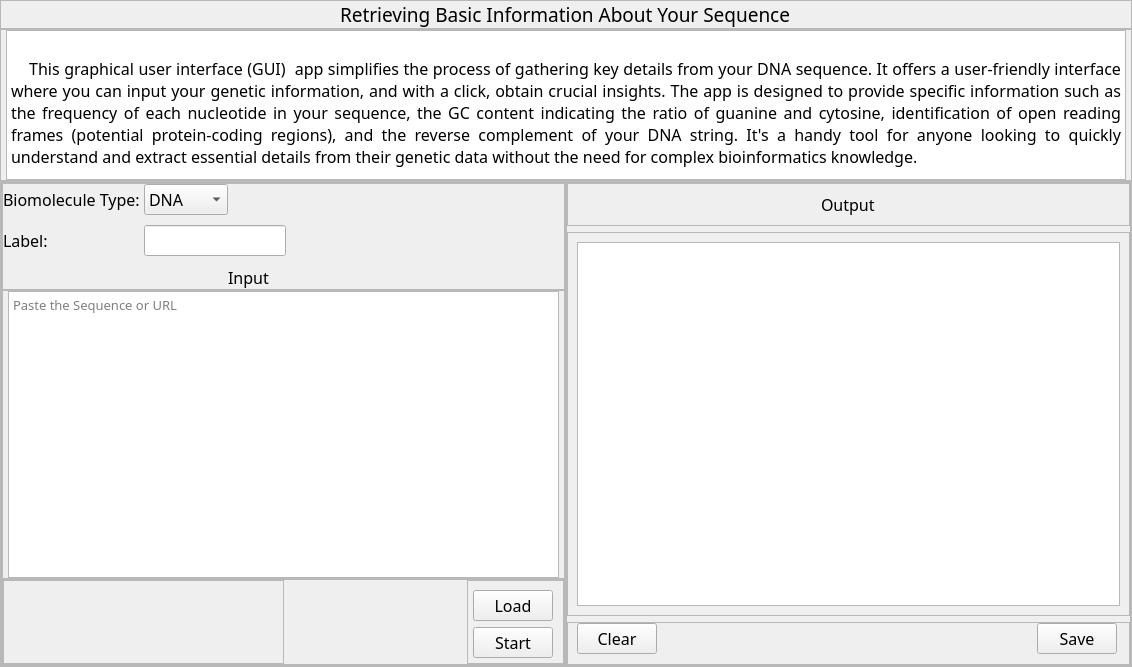
<?xml version="1.0" encoding="UTF-8"?>
<ui version="4.0">
 <class>Form</class>
 <widget class="QWidget" name="Form">
  <property name="geometry">
   <rect>
    <x>0</x>
    <y>0</y>
    <width>1132</width>
    <height>667</height>
   </rect>
  </property>
  <property name="font">
   <font>
    <family>Noto Sans</family>
    <pointsize>12</pointsize>
   </font>
  </property>
  <property name="windowTitle">
   <string>Form</string>
  </property>
  <property name="styleSheet">
   <string notr="true"/>
  </property>
  <layout class="QVBoxLayout" name="verticalLayout">
   <property name="spacing">
    <number>0</number>
   </property>
   <property name="leftMargin">
    <number>0</number>
   </property>
   <property name="topMargin">
    <number>0</number>
   </property>
   <property name="rightMargin">
    <number>0</number>
   </property>
   <property name="bottomMargin">
    <number>0</number>
   </property>
   <item>
    <widget class="QFrame" name="title">
     <property name="styleSheet">
      <string notr="true"/>
     </property>
     <property name="frameShape">
      <enum>QFrame::StyledPanel</enum>
     </property>
     <property name="frameShadow">
      <enum>QFrame::Raised</enum>
     </property>
     <layout class="QVBoxLayout" name="verticalLayout_2">
      <property name="spacing">
       <number>0</number>
      </property>
      <property name="leftMargin">
       <number>0</number>
      </property>
      <property name="topMargin">
       <number>0</number>
      </property>
      <property name="rightMargin">
       <number>0</number>
      </property>
      <property name="bottomMargin">
       <number>0</number>
      </property>
      <item alignment="Qt::AlignHCenter">
       <widget class="QLabel" name="label">
        <property name="font">
         <font>
          <family>Noto Sans</family>
          <pointsize>14</pointsize>
         </font>
        </property>
        <property name="text">
         <string>Retrieving Basic Information About Your Sequence</string>
        </property>
       </widget>
      </item>
     </layout>
    </widget>
   </item>
   <item>
    <widget class="QFrame" name="des">
     <property name="styleSheet">
      <string notr="true"/>
     </property>
     <property name="frameShape">
      <enum>QFrame::StyledPanel</enum>
     </property>
     <property name="frameShadow">
      <enum>QFrame::Raised</enum>
     </property>
     <layout class="QVBoxLayout" name="verticalLayout_3">
      <property name="spacing">
       <number>0</number>
      </property>
      <property name="leftMargin">
       <number>5</number>
      </property>
      <property name="topMargin">
       <number>0</number>
      </property>
      <property name="rightMargin">
       <number>5</number>
      </property>
      <property name="bottomMargin">
       <number>0</number>
      </property>
      <item alignment="Qt::AlignTop">
       <widget class="QTextEdit" name="textEdit">
        <property name="maximumSize">
         <size>
          <width>16777215</width>
          <height>150</height>
         </size>
        </property>
        <property name="autoFillBackground">
         <bool>false</bool>
        </property>
        <property name="readOnly">
         <bool>true</bool>
        </property>
        <property name="html">
         <string>&lt;!DOCTYPE HTML PUBLIC &quot;-//W3C//DTD HTML 4.0//EN&quot; &quot;http://www.w3.org/TR/REC-html40/strict.dtd&quot;&gt;
&lt;html&gt;&lt;head&gt;&lt;meta name=&quot;qrichtext&quot; content=&quot;1&quot; /&gt;&lt;style type=&quot;text/css&quot;&gt;
p, li { white-space: pre-wrap; }
&lt;/style&gt;&lt;/head&gt;&lt;body style=&quot; font-family:'Noto Sans'; font-size:12pt; font-weight:400; font-style:normal;&quot;&gt;
&lt;p align=&quot;justify&quot; style=&quot; margin-top:0px; margin-bottom:0px; margin-left:0px; margin-right:0px; -qt-block-indent:0; text-indent:0px;&quot;&gt;&lt;span style=&quot; font-family:'PMingLiU';&quot;&gt;&lt;br /&gt;    This graphical user interface (GUI)  app simplifies the process of gathering key details from your DNA sequence. It offers a user-friendly interface where you can input your genetic information, and with a click, obtain crucial insights. The app is designed to provide specific information such as the frequency of each nucleotide in your sequence, the GC content indicating the ratio of guanine and cytosine, identification of open reading frames (potential protein-coding regions), and the reverse complement of your DNA string. It's a handy tool for anyone looking to quickly understand and extract essential details from their genetic data without the need for complex bioinformatics knowledge.&lt;/span&gt;&lt;/p&gt;&lt;/body&gt;&lt;/html&gt;</string>
        </property>
       </widget>
      </item>
     </layout>
    </widget>
   </item>
   <item>
    <widget class="QFrame" name="main">
     <property name="sizePolicy">
      <sizepolicy hsizetype="Preferred" vsizetype="Expanding">
       <horstretch>0</horstretch>
       <verstretch>0</verstretch>
      </sizepolicy>
     </property>
     <property name="styleSheet">
      <string notr="true"/>
     </property>
     <property name="frameShape">
      <enum>QFrame::StyledPanel</enum>
     </property>
     <property name="frameShadow">
      <enum>QFrame::Raised</enum>
     </property>
     <layout class="QHBoxLayout" name="horizontalLayout">
      <property name="spacing">
       <number>0</number>
      </property>
      <property name="leftMargin">
       <number>0</number>
      </property>
      <property name="topMargin">
       <number>0</number>
      </property>
      <property name="rightMargin">
       <number>0</number>
      </property>
      <property name="bottomMargin">
       <number>0</number>
      </property>
      <item>
       <widget class="QFrame" name="input_frame">
        <property name="frameShape">
         <enum>QFrame::StyledPanel</enum>
        </property>
        <property name="frameShadow">
         <enum>QFrame::Raised</enum>
        </property>
        <layout class="QVBoxLayout" name="verticalLayout_4">
         <property name="spacing">
          <number>0</number>
         </property>
         <property name="leftMargin">
          <number>0</number>
         </property>
         <property name="topMargin">
          <number>0</number>
         </property>
         <property name="rightMargin">
          <number>0</number>
         </property>
         <property name="bottomMargin">
          <number>0</number>
         </property>
         <item>
          <widget class="QFrame" name="frame_6">
           <property name="frameShape">
            <enum>QFrame::StyledPanel</enum>
           </property>
           <property name="frameShadow">
            <enum>QFrame::Raised</enum>
           </property>
           <layout class="QGridLayout" name="gridLayout_3">
            <property name="leftMargin">
             <number>0</number>
            </property>
            <property name="topMargin">
             <number>0</number>
            </property>
            <property name="rightMargin">
             <number>0</number>
            </property>
            <property name="bottomMargin">
             <number>0</number>
            </property>
            <property name="horizontalSpacing">
             <number>0</number>
            </property>
            <property name="verticalSpacing">
             <number>10</number>
            </property>
            <item row="0" column="0" alignment="Qt::AlignLeft">
             <widget class="QLabel" name="label_2">
              <property name="text">
               <string>Biomolecule Type: </string>
              </property>
             </widget>
            </item>
            <item row="0" column="1" alignment="Qt::AlignRight">
             <widget class="QComboBox" name="comboBox">
              <property name="styleSheet">
               <string notr="true"/>
              </property>
              <item>
               <property name="text">
                <string>DNA</string>
               </property>
              </item>
              <item>
               <property name="text">
                <string>RNA</string>
               </property>
              </item>
              <item>
               <property name="text">
                <string>Protein</string>
               </property>
              </item>
             </widget>
            </item>
            <item row="0" column="2" colspan="2">
             <spacer name="horizontalSpacer_2">
              <property name="orientation">
               <enum>Qt::Horizontal</enum>
              </property>
              <property name="sizeHint" stdset="0">
               <size>
                <width>309</width>
                <height>20</height>
               </size>
              </property>
             </spacer>
            </item>
            <item row="1" column="0">
             <widget class="QLabel" name="label_3">
              <property name="text">
               <string>Label:</string>
              </property>
             </widget>
            </item>
            <item row="1" column="1" colspan="2" alignment="Qt::AlignRight">
             <widget class="QLineEdit" name="lineEdit">
              <property name="text">
               <string/>
              </property>
             </widget>
            </item>
            <item row="1" column="3">
             <spacer name="horizontalSpacer_3">
              <property name="orientation">
               <enum>Qt::Horizontal</enum>
              </property>
              <property name="sizeHint" stdset="0">
               <size>
                <width>198</width>
                <height>20</height>
               </size>
              </property>
             </spacer>
            </item>
            <item row="2" column="2">
             <widget class="QLabel" name="label_4">
              <property name="font">
               <font>
                <family>Noto Sans</family>
                <pointsize>12</pointsize>
               </font>
              </property>
              <property name="text">
               <string>Input</string>
              </property>
             </widget>
            </item>
           </layout>
          </widget>
         </item>
         <item>
          <widget class="QFrame" name="frame_7">
           <property name="sizePolicy">
            <sizepolicy hsizetype="Preferred" vsizetype="Expanding">
             <horstretch>0</horstretch>
             <verstretch>0</verstretch>
            </sizepolicy>
           </property>
           <property name="frameShape">
            <enum>QFrame::StyledPanel</enum>
           </property>
           <property name="frameShadow">
            <enum>QFrame::Raised</enum>
           </property>
           <layout class="QGridLayout" name="gridLayout_2">
            <property name="leftMargin">
             <number>5</number>
            </property>
            <property name="topMargin">
             <number>0</number>
            </property>
            <property name="rightMargin">
             <number>5</number>
            </property>
            <property name="bottomMargin">
             <number>0</number>
            </property>
            <item row="0" column="0">
             <widget class="QTextEdit" name="seq_input">
              <property name="sizePolicy">
               <sizepolicy hsizetype="Expanding" vsizetype="Preferred">
                <horstretch>0</horstretch>
                <verstretch>0</verstretch>
               </sizepolicy>
              </property>
              <property name="font">
               <font>
                <pointsize>10</pointsize>
               </font>
              </property>
              <property name="placeholderText">
               <string>Paste the Sequence or URL</string>
              </property>
             </widget>
            </item>
           </layout>
          </widget>
         </item>
         <item>
          <widget class="QFrame" name="frame_8">
           <property name="frameShape">
            <enum>QFrame::StyledPanel</enum>
           </property>
           <property name="frameShadow">
            <enum>QFrame::Raised</enum>
           </property>
           <layout class="QHBoxLayout" name="horizontalLayout_2">
            <property name="spacing">
             <number>0</number>
            </property>
            <property name="leftMargin">
             <number>0</number>
            </property>
            <property name="topMargin">
             <number>0</number>
            </property>
            <property name="rightMargin">
             <number>0</number>
            </property>
            <property name="bottomMargin">
             <number>0</number>
            </property>
            <item>
             <widget class="QFrame" name="frame_13">
              <property name="frameShape">
               <enum>QFrame::StyledPanel</enum>
              </property>
              <property name="frameShadow">
               <enum>QFrame::Raised</enum>
              </property>
              <widget class="QLabel" name="label_6">
               <property name="geometry">
                <rect>
                 <x>60</x>
                 <y>10</y>
                 <width>70</width>
                 <height>70</height>
                </rect>
               </property>
               <property name="minimumSize">
                <size>
                 <width>70</width>
                 <height>70</height>
                </size>
               </property>
               <property name="maximumSize">
                <size>
                 <width>70</width>
                 <height>70</height>
                </size>
               </property>
               <property name="text">
                <string/>
               </property>
               <property name="pixmap">
                <pixmap resource="../../static/resources_rc.qrc">:/images/images/gene_search.png</pixmap>
               </property>
               <property name="scaledContents">
                <bool>true</bool>
               </property>
              </widget>
             </widget>
            </item>
            <item alignment="Qt::AlignRight">
             <widget class="QFrame" name="load_start">
              <property name="frameShape">
               <enum>QFrame::StyledPanel</enum>
              </property>
              <property name="frameShadow">
               <enum>QFrame::Raised</enum>
              </property>
              <layout class="QVBoxLayout" name="verticalLayout_6">
               <property name="leftMargin">
                <number>5</number>
               </property>
               <property name="rightMargin">
                <number>10</number>
               </property>
               <property name="bottomMargin">
                <number>5</number>
               </property>
               <item>
                <widget class="QPushButton" name="load_btn">
                 <property name="text">
                  <string>Load</string>
                 </property>
                 <property name="icon">
                  <iconset resource="../../static/resources_rc.qrc">
                   <normaloff>:/icons/icons/upload.svg</normaloff>:/icons/icons/upload.svg</iconset>
                 </property>
                </widget>
               </item>
               <item>
                <widget class="QPushButton" name="start_btn">
                 <property name="text">
                  <string>Start</string>
                 </property>
                 <property name="icon">
                  <iconset resource="../../static/resources_rc.qrc">
                   <normaloff>:/icons/icons/play.svg</normaloff>:/icons/icons/play.svg</iconset>
                 </property>
                </widget>
               </item>
              </layout>
             </widget>
            </item>
           </layout>
          </widget>
         </item>
        </layout>
       </widget>
      </item>
      <item>
       <widget class="QFrame" name="output_frame">
        <property name="styleSheet">
         <string notr="true"/>
        </property>
        <property name="frameShape">
         <enum>QFrame::StyledPanel</enum>
        </property>
        <property name="frameShadow">
         <enum>QFrame::Raised</enum>
        </property>
        <layout class="QVBoxLayout" name="verticalLayout_5">
         <property name="leftMargin">
          <number>0</number>
         </property>
         <property name="topMargin">
          <number>0</number>
         </property>
         <property name="rightMargin">
          <number>0</number>
         </property>
         <property name="bottomMargin">
          <number>0</number>
         </property>
         <item alignment="Qt::AlignTop">
          <widget class="QFrame" name="out_text">
           <property name="frameShape">
            <enum>QFrame::StyledPanel</enum>
           </property>
           <property name="frameShadow">
            <enum>QFrame::Raised</enum>
           </property>
           <layout class="QVBoxLayout" name="verticalLayout_7">
            <item alignment="Qt::AlignHCenter|Qt::AlignTop">
             <widget class="QLabel" name="label_5">
              <property name="font">
               <font>
                <family>Noto Sans</family>
                <pointsize>12</pointsize>
               </font>
              </property>
              <property name="text">
               <string>Output</string>
              </property>
             </widget>
            </item>
           </layout>
          </widget>
         </item>
         <item>
          <widget class="QFrame" name="out_screen">
           <property name="sizePolicy">
            <sizepolicy hsizetype="Preferred" vsizetype="Expanding">
             <horstretch>0</horstretch>
             <verstretch>0</verstretch>
            </sizepolicy>
           </property>
           <property name="frameShape">
            <enum>QFrame::StyledPanel</enum>
           </property>
           <property name="frameShadow">
            <enum>QFrame::Raised</enum>
           </property>
           <layout class="QGridLayout" name="gridLayout">
            <item row="0" column="0">
             <widget class="QTextBrowser" name="textBrowser">
              <property name="sizePolicy">
               <sizepolicy hsizetype="Expanding" vsizetype="Preferred">
                <horstretch>0</horstretch>
                <verstretch>0</verstretch>
               </sizepolicy>
              </property>
             </widget>
            </item>
           </layout>
          </widget>
         </item>
         <item alignment="Qt::AlignBottom">
          <widget class="QFrame" name="clear_save">
           <property name="frameShape">
            <enum>QFrame::StyledPanel</enum>
           </property>
           <property name="frameShadow">
            <enum>QFrame::Raised</enum>
           </property>
           <layout class="QHBoxLayout" name="horizontalLayout_3">
            <property name="topMargin">
             <number>0</number>
            </property>
            <property name="rightMargin">
             <number>12</number>
            </property>
            <property name="bottomMargin">
             <number>10</number>
            </property>
            <item>
             <widget class="QPushButton" name="clear_btn">
              <property name="text">
               <string>Clear</string>
              </property>
              <property name="icon">
               <iconset resource="../../static/resources_rc.qrc">
                <normaloff>:/icons/icons/x-circle.svg</normaloff>:/icons/icons/x-circle.svg</iconset>
              </property>
             </widget>
            </item>
            <item>
             <spacer name="horizontalSpacer">
              <property name="orientation">
               <enum>Qt::Horizontal</enum>
              </property>
              <property name="sizeHint" stdset="0">
               <size>
                <width>212</width>
                <height>20</height>
               </size>
              </property>
             </spacer>
            </item>
            <item>
             <widget class="QPushButton" name="save_btn">
              <property name="text">
               <string>Save</string>
              </property>
              <property name="icon">
               <iconset resource="../../static/resources_rc.qrc">
                <normaloff>:/icons/icons/save.svg</normaloff>:/icons/icons/save.svg</iconset>
              </property>
             </widget>
            </item>
           </layout>
          </widget>
         </item>
        </layout>
       </widget>
      </item>
     </layout>
    </widget>
   </item>
  </layout>
 </widget>
 <resources>
  <include location="../../static/resources_rc.qrc"/>
 </resources>
 <connections/>
</ui>
